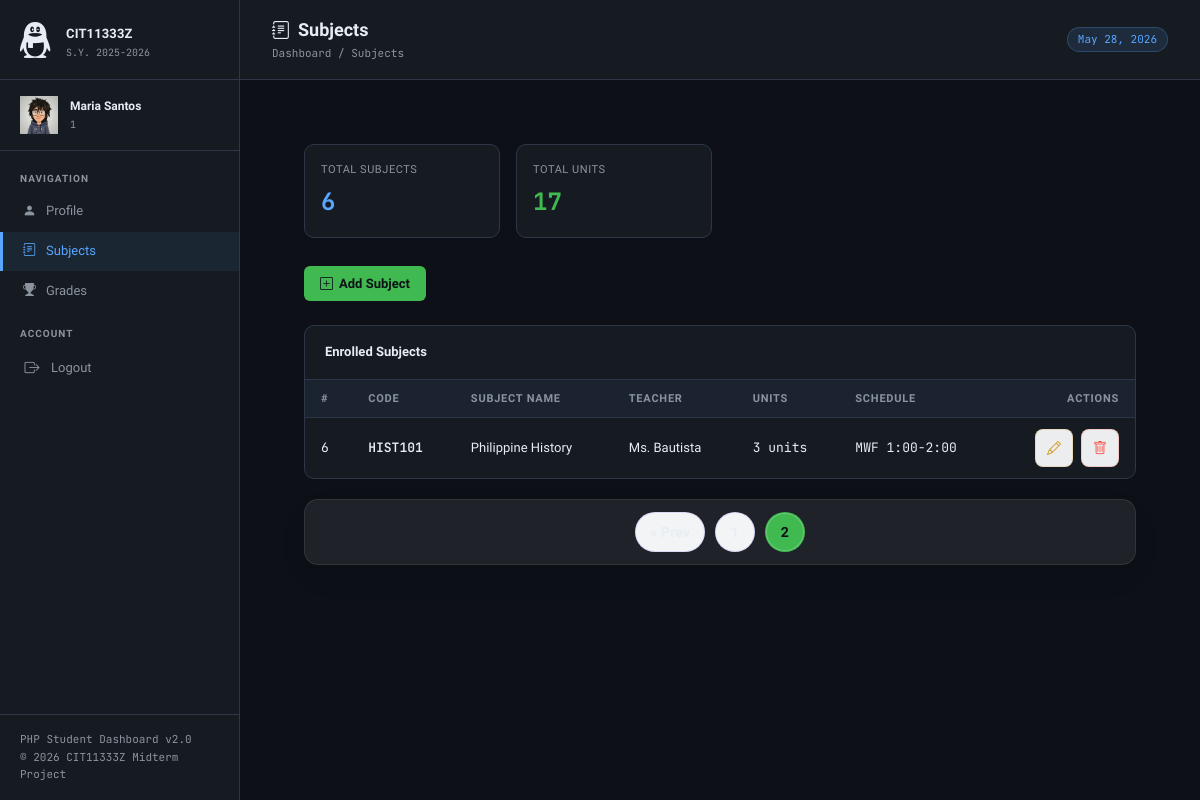
The app's page /admin/subjects.php?page=2 (signed in) with its own data.
### tables this page shows
CREATE TABLE IF NOT EXISTS subjects (
    id       INT AUTO_INCREMENT PRIMARY KEY,
    user_id  INT NOT NULL,
    code     VARCHAR(20)  NOT NULL,
    name     VARCHAR(100) NOT NULL,
    teacher  VARCHAR(100),
    units    INT,
    schedule VARCHAR(50),
    status   VARCHAR(20) DEFAULT 'Active',
    FOREIGN KEY (user_id) REFERENCES users(id) ON DELETE CASCADE
);

### classes/BaseModel.php (called while the page is built, shortened)
<?php
class BaseModel
{
    public function __construct()
    {
        if (defined('DB_HOST') && defined('DB_NAME') && defined('DB_USER') && defined('DB_PASS')) {
            $dsn = sprintf('mysql:host=%s;dbname=%s;charset=utf8mb4', DB_HOST, DB_NAME);
            $this->pdo = new PDO($dsn, DB_USER, DB_PASS, [
                PDO::ATTR_ERRMODE => PDO::ERRMODE_EXCEPTION,
                PDO::ATTR_DEFAULT_FETCH_MODE => PDO::FETCH_ASSOC,
            ]);
            return;
        }
        throw new RuntimeException('No PDO available. Ensure admin/db.php defines a $pdo or DB_* constants.');
    }
}

### classes/Subject.php (called while the page is built, shortened)
<?php
require_once __DIR__ . '/BaseModel.php';
class Subject extends BaseModel
{
    private function userId(): int {
        return (int) ($_SESSION['user']['id'] ?? 0);
    }
    public function getAll(?int $limit = null, ?int $offset = null): array {
        $uid = $this->userId();
        $sql = 'SELECT * FROM subjects WHERE user_id = :uid ORDER BY id ASC';
        if ($limit !== null) {
            $sql .= ' LIMIT :limit';
            if ($offset !== null && $offset > 0) $sql .= ' OFFSET :offset';
        }
        $stmt = $this->pdo->prepare($sql);
        $stmt->bindValue(':uid', $uid, PDO::PARAM_INT);
        if ($limit !== null) {
            $stmt->bindValue(':limit', $limit, PDO::PARAM_INT);
            if ($offset !== null && $offset > 0)
                $stmt->bindValue(':offset', $offset, PDO::PARAM_INT);
        }
        $stmt->execute();
        return $stmt->fetchAll();
    }
    public function countAll(): int {
        $stmt = $this->pdo->prepare('SELECT COUNT(*) AS cnt FROM subjects WHERE user_id = ?');
        $stmt->execute([$this->userId()]);
        return (int) ($stmt->fetch()['cnt'] ?? 0);
    }
    public function stats(): array {
        $stmt = $this->pdo->prepare('SELECT COUNT(*) AS total, COALESCE(SUM(units),0) AS total_units FROM subjects WHERE user_id = ?');
        $stmt->execute([$this->userId()]);
        $row = $stmt->fetch();
        return [
            'total'       => (int) ($row['total']      ?? 0),
            'total_units' => (int) ($row['total_units'] ?? 0),
        ];
    }
}

### admin/subjects.php (the view, shortened to what this page needs)
<?php
require_once __DIR__ . '/../classes/Subject.php';
$subjectModel = new Subject();
$perPage = 5;
$page = max(1, (int)($_GET['page'] ?? 1));
$offset = ($page - 1) * $perPage;
$subjects = $subjectModel->getAll($perPage, $offset);
$total_subjects = $subjectModel->countAll();
$stats = $subjectModel->stats();
$total_units = (int) ($stats['total_units'] ?? array_sum(array_column($subjects, 'units')));
$page_icon   = '<i class="bi bi-journal-text"></i>';
include 'header.php';
?>
<main class="content">
    <div class="stats-row">
        <div class="stat-card">
            <div class="stat-label">Total Subjects</div>
            <div class="stat-value blue"><?= $total_subjects ?></div>
        </div>
        <div class="stat-card">
            <div class="stat-label">Total Units</div>
            <div class="stat-value green"><?= $total_units ?></div>
        </div>
    </div>
    <div style="margin-bottom: 24px;">
        <button type="button" class="btn-add" onclick="openModal()">
            <i class="bi bi-plus-square"></i> Add Subject
        </button>
    </div>
    <div class="table-card">
        <div class="table-card-header">
            <div class="table-card-title">Enrolled Subjects</div>
        </div>
        <table class="data-table">
            <thead>
                <tr>
                    <th>#</th>
                    <th>Code</th>
                    <th>Subject Name</th>
                    <th>Teacher</th>
                    <th>Units</th>
                    <th>Schedule</th>
                    <th>Actions</th>
                </tr>
            </thead>
            <tbody>
                <?php foreach ($subjects as $i => $subject): ?>
                <tr>
                    <td class="id-cell"><?= $offset + $i + 1 ?></td>
                    <td class="code-cell"><?= htmlspecialchars($subject['code']) ?></td>
                    <td><?= htmlspecialchars($subject['name']) ?></td>
                    <td><?= htmlspecialchars($subject['teacher']) ?></td>
                    <td class="id-cell"><?= $subject['units'] ?> units</td>
                    <td class="schedule-tag"><?= htmlspecialchars($subject['schedule']) ?></td>
                    <td>
                        <div class="action-buttons">
                            <button type="button" class="btn-action btn-edit" onclick="editSubject(<?= $subject['id'] ?>)">
                                <i class="bi bi-pencil"></i>
                            </button>
                            <button type="button" class="btn-action btn-delete" onclick="deleteSubject(<?= $subject['id'] ?>, '<?= htmlspecialchars($subject['name']) ?>')">
                                <i class="bi bi-trash"></i>
                            </button>
                        </div>
                    </td>
                </tr>
                <?php endforeach; ?>
            </tbody>
        </table>
    </div>
    <?php if ($total_subjects > $perPage):
        $totalPages = (int) ceil($total_subjects / $perPage);
    ?>
    <div class="pagination">
        <?php if ($page > 1): ?>
            <a class="page-link" href="?page=<?= $page - 1 ?>">&laquo; Prev</a>
        <?php endif; ?>
        <?php for ($p = 1; $p <= $totalPages; $p++): ?>
            <?php if ($p === $page): ?>
                <span class="page-link current"><?= $p ?></span>
            <?php else: ?>
                <a class="page-link" href="?page=<?= $p ?>"><?= $p ?></a>
            <?php endif; ?>
        <?php endfor; ?>
    </div>
    <?php endif; ?>
</main>
<?php include 'footer.php'; ?>

### src/style/global.css (style rules this page uses)
*, *::before, *::after { box-sizing: border-box; margin: 0; padding: 0; }
:root { --bg: #0d1117; --surface: #161b22; --surface2: #1c2330; --border: #2d3748; --accent: #58a6ff; --accent2: #3fb950; --accent3: #d29922; --accent4: #f85149; --text: #e6edf3; --text-muted:#8b949e; --sidebar-w: 240px; --font: 'Sora', sans-serif; --mono: 'JetBrains Mono', monospace; }

### src/style/admin-styles.css (style rules this page uses)
html, body { height: 100%; font-family: var(--font); background: var(--bg); color: var(--text); font-size: 14px; line-height: 1.6; }
.content { padding: 32px; flex: 1; }
.stats-row { display: grid; grid-template-columns: repeat(auto-fill, minmax(160px, 1fr)); gap: 16px; margin-bottom: 28px; }
.stat-card { background: var(--surface); border: 1px solid var(--border); border-radius: 10px; padding: 16px; display: flex; flex-direction: column; gap: 4px; }
.stat-label { font-size: 11px; color: var(--text-muted); text-transform: uppercase; letter-spacing: 0.05em; }
.stat-value { font-size: 24px; font-weight: 700; font-family: var(--mono); color: var(--text); }
.stat-value.green { color: var(--accent2); }
.stat-value.blue { color: var(--accent); }
.table-card { background: var(--surface); border: 1px solid var(--border); border-radius: 10px; overflow: hidden; }
.table-card-header { padding: 16px 20px; border-bottom: 1px solid var(--border); display: flex; align-items: center; justify-content: space-between; }
.table-card-title { font-size: 13px; font-weight: 600; color: var(--text); }
.data-table { width: 100%; border-collapse: collapse; }
.data-table thead { background: var(--surface2); }
.data-table th { padding: 10px 16px; text-align: left; font-size: 11px; font-weight: 600; text-transform: uppercase; letter-spacing: 0.07em; color: var(--text-muted); white-space: nowrap; }
.data-table td { padding: 11px 16px; font-size: 13px; color: var(--text); border-top: 1px solid var(--border); vertical-align: middle; }
.schedule-tag { font-family: var(--mono); font-size: 11px; color: var(--text-muted); }
.id-cell { font-family: var(--mono); font-size: 11px; color: var(--text-muted); }
.code-cell { font-family: var(--mono); font-size: 12px; color: var(--accent); font-weight: 600; }
.btn-add { background: var(--accent2); color: #0d1117; border: none; border-radius: 6px; padding: 10px 16px; font-family: var(--font); font-size: 13px; font-weight: 600; cursor: pointer; transition: opacity .15s, transform .1s; display: inline-flex; align-items: center; gap: 6px; }
.action-buttons { display: flex; gap: 8px; justify-content: flex-end; align-items: center; }
.data-table th:last-child, .data-table td:last-child { text-align: right; }
.btn-action { background: rgba(248, 249, 250, 0.95); border: 1px solid rgba(99, 102, 241, 0.15); padding: 8px 10px; min-width: 38px; min-height: 38px; border-radius: 8px; cursor: pointer; font-size: 14px; color: var(--text); transition: background 0.15s ease, transform 0.15s ease, border-color 0.15s ease; display: inline-flex; align-items: center; justify-content: center; }
.btn-edit { color: var(--accent3); border-color: rgba(210, 153, 34, 0.24); }
.btn-delete { color: var(--accent4); border-color: rgba(248, 81, 73, 0.24); }
.pagination { display: flex; flex-wrap: wrap; gap: 10px; justify-content: center; align-items: center; margin: 20px 0 0; padding: 12px 14px; border-radius: 14px; background: rgba(255, 255, 255, 0.08); border: 1px solid rgba(255, 255, 255, 0.08); box-shadow: 0 12px 30px rgba(0, 0, 0, 0.05); }
.page-link { display: inline-flex; align-items: center; justify-content: center; min-width: 40px; height: 40px; padding: 0 14px; border-radius: 999px; border: 1px solid rgba(99, 102, 241, 0.18); background: rgba(248, 249, 250, 0.98); color: var(--text); text-decoration: none; font-size: 14px; font-weight: 600; letter-spacing: 0.01em; transition: background 0.2s ease, border-color 0.2s ease, transform 0.2s ease; }
.page-link.current { background: var(--accent2); color: #0d1117; border-color: transparent; box-shadow: inset 0 0 0 1px rgba(255,255,255,0.22); font-weight: 700; }

### records on screen
subjects: i "6", code "HIST101", name "Philippine History", teacher "Ms. Bautista", units "3", schedule "MWF 1:00-2:00"

### other values on screen
$_SESSION['user']['name'] "Maria Santos"
$_SESSION['user']['id'] "1"
$page_title "Subjects"
$total_subjects "6"
$total_units "17"
